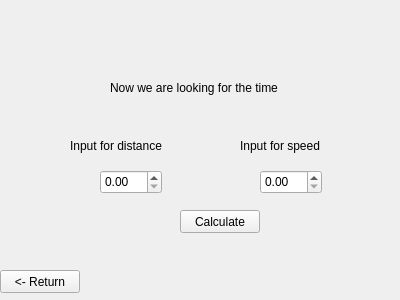
<?xml version="1.0" encoding="UTF-8"?>
<ui version="4.0">
 <class>Form</class>
 <widget class="QWidget" name="Form">
  <property name="geometry">
   <rect>
    <x>0</x>
    <y>0</y>
    <width>400</width>
    <height>300</height>
   </rect>
  </property>
  <property name="windowTitle">
   <string>Form</string>
  </property>
  <widget class="QPushButton" name="pushButton">
   <property name="geometry">
    <rect>
     <x>0</x>
     <y>270</y>
     <width>80</width>
     <height>23</height>
    </rect>
   </property>
   <property name="text">
    <string>&lt;- Return</string>
   </property>
  </widget>
  <widget class="QLabel" name="label">
   <property name="geometry">
    <rect>
     <x>110</x>
     <y>80</y>
     <width>211</width>
     <height>16</height>
    </rect>
   </property>
   <property name="text">
    <string>Now we are looking for the time</string>
   </property>
  </widget>
  <widget class="QPushButton" name="pushButton_2">
   <property name="geometry">
    <rect>
     <x>180</x>
     <y>210</y>
     <width>80</width>
     <height>23</height>
    </rect>
   </property>
   <property name="text">
    <string>Calculate</string>
   </property>
  </widget>
  <widget class="QDoubleSpinBox" name="d_DSB">
   <property name="geometry">
    <rect>
     <x>100</x>
     <y>170</y>
     <width>62</width>
     <height>24</height>
    </rect>
   </property>
  </widget>
  <widget class="QLabel" name="label_2">
   <property name="geometry">
    <rect>
     <x>70</x>
     <y>130</y>
     <width>111</width>
     <height>31</height>
    </rect>
   </property>
   <property name="text">
    <string>Input for distance</string>
   </property>
  </widget>
  <widget class="QLabel" name="label_4">
   <property name="geometry">
    <rect>
     <x>240</x>
     <y>130</y>
     <width>101</width>
     <height>31</height>
    </rect>
   </property>
   <property name="text">
    <string>Input for speed</string>
   </property>
  </widget>
  <widget class="QDoubleSpinBox" name="s_DSB">
   <property name="geometry">
    <rect>
     <x>260</x>
     <y>170</y>
     <width>62</width>
     <height>24</height>
    </rect>
   </property>
  </widget>
 </widget>
 <resources/>
 <connections/>
</ui>
